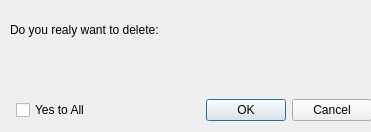
<?xml version="1.0" encoding="UTF-8"?>
<ui version="4.0">
 <class>Dialog</class>
 <widget class="QDialog" name="Dialog">
  <property name="windowModality">
   <enum>Qt::NonModal</enum>
  </property>
  <property name="enabled">
   <bool>true</bool>
  </property>
  <property name="geometry">
   <rect>
    <x>0</x>
    <y>0</y>
    <width>371</width>
    <height>132</height>
   </rect>
  </property>
  <property name="sizePolicy">
   <sizepolicy hsizetype="Fixed" vsizetype="Fixed">
    <horstretch>0</horstretch>
    <verstretch>0</verstretch>
   </sizepolicy>
  </property>
  <property name="minimumSize">
   <size>
    <width>371</width>
    <height>132</height>
   </size>
  </property>
  <property name="maximumSize">
   <size>
    <width>371</width>
    <height>132</height>
   </size>
  </property>
  <property name="windowTitle">
   <string>Dialog</string>
  </property>
  <property name="modal">
   <bool>false</bool>
  </property>
  <widget class="QWidget" name="gridLayoutWidget">
   <property name="geometry">
    <rect>
     <x>10</x>
     <y>10</y>
     <width>362</width>
     <height>111</height>
    </rect>
   </property>
   <layout class="QGridLayout" name="gridLayout">
    <item row="2" column="2">
     <widget class="QDialogButtonBox" name="buttonBox">
      <property name="standardButtons">
       <set>QDialogButtonBox::Cancel|QDialogButtonBox::Ok</set>
      </property>
     </widget>
    </item>
    <item row="1" column="0" colspan="3">
     <widget class="QLabel" name="label">
      <property name="text">
       <string/>
      </property>
     </widget>
    </item>
    <item row="0" column="0" colspan="3">
     <widget class="QLabel" name="label_2">
      <property name="text">
       <string>Do you realy want to delete:</string>
      </property>
     </widget>
    </item>
    <item row="2" column="1">
     <widget class="QCheckBox" name="checkBox">
      <property name="text">
       <string>Yes to All</string>
      </property>
     </widget>
    </item>
   </layout>
  </widget>
 </widget>
 <resources/>
 <connections/>
</ui>
